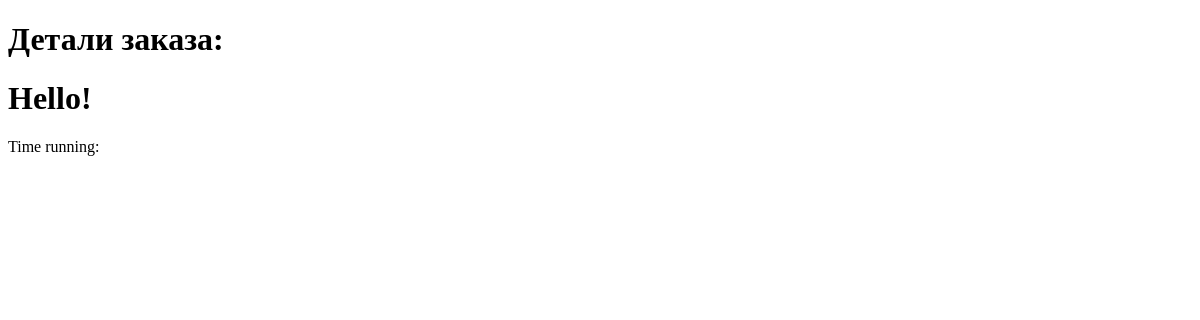
The page /shop/orders/ on the database as committed earlier.
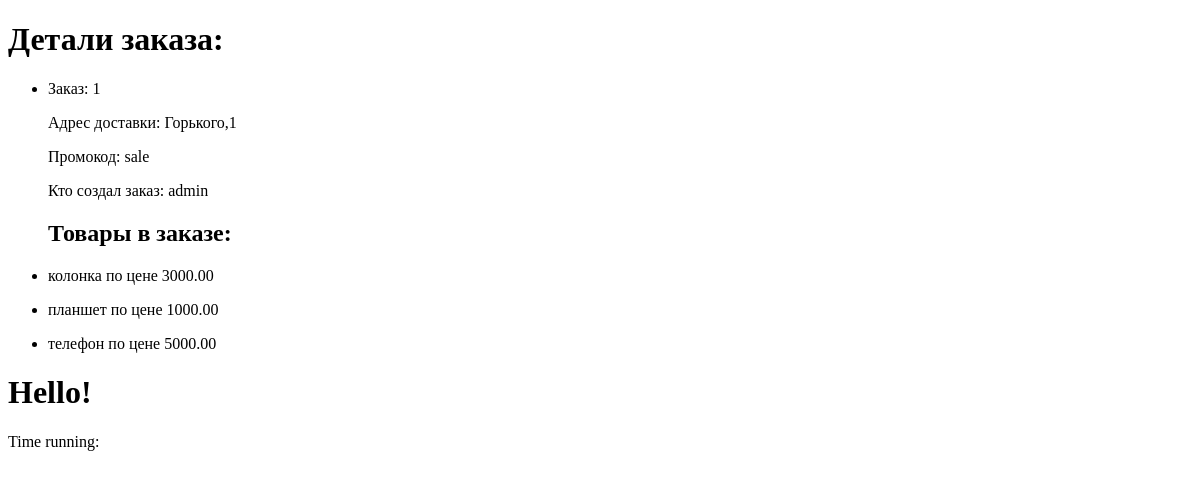
The same page on the database as committed later.
### shopapp/models.py (models this page shows, shortened)
class Order(models.Model):
    address = models.TextField(null=True, blank=True)
    promo = models.CharField(max_length=20, null=True, blank=True)
    created_at = models.DateTimeField(auto_now_add=True)
    user = models.ForeignKey(User, on_delete=models.PROTECT, null=True, blank=True)
    products = models.ManyToManyField(Product, related_name='orders')

class Product(models.Model):
    class Meta:
        ordering = ['name']
        verbose_name = 'Товар'
        verbose_name_plural = 'Товары'
    name = models.CharField(max_length=100)
    description = models.TextField(null=False, blank=True)
    price = models.DecimalField(default=0, max_digits=8, decimal_places=2)
    discount = models.DecimalField(max_digits=5, decimal_places=2, default=0)
    created_at = models.DateTimeField(auto_now_add=True)
    changed_at = models.DateTimeField(auto_now=True)
    archived = models.BooleanField(default=False)

### shopapp/views.py (the view)
# urls.py: path('orders/', order_detail_view, name='order_detail'),
def order_detail_view(request: HttpRequest):
    context = {
        'orders' : Order.objects.select_related('user').prefetch_related('products').all(),
    }
    return render(request, 'shopapp/order_detail_view.html', context = context)

### shopapp/templates/shopapp/order_detail_view.html (shortened to what this page needs)
{%  extends 'shopapp/base.html' %}
{% block body %}
    <h1> Детали заказа: </h1>
    <ul>
    {%  for order in orders %}
        <li>
           <p> Заказ: {{ order.id }}</p>
           <p> Адрес доставки: {{ order.address }}</p>
           <p> Промокод: {{ order.promo }}</p>
           <p> Кто создал заказ: {{ order.user }}</p>
        </li>
<h2>Товары в заказе:</h2>
            {% for product in order.products.all %}
                <li>
                    <p>{{ product.name }} по цене {{ product.price }}</p>
        </li>
            {% endfor %}
    {% endfor %}
     </ul>
{%  endblock %}

Rows that differ between the two databases and show on the page:
added Order: id "1", address "Горького,1", promo "sale", user "admin"
now on this page (row edited): Product: name "колонка", price "3000.00"
now on this page (row edited): Product: name "планшет", price "1000.00"
now on this page (row edited): Product: name "телефон", price "5000.00"
